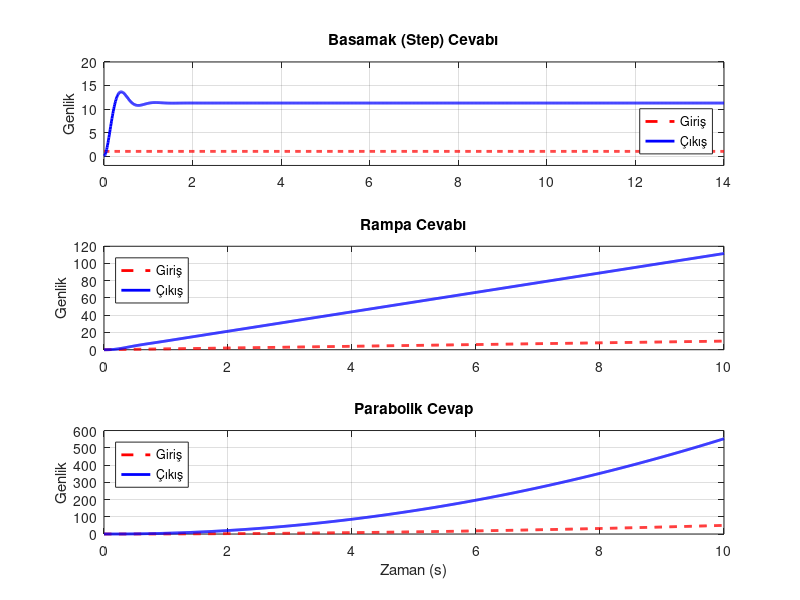

Write the MATLAB code that produced this figure.
clc; clear; close all; 

  

num = 2.31; 

den = [0.0025 0.02 0.205]; 

G = tf(num, den); 

  

t_step = 0:0.01:14; 

t_ramp = 0:0.01:10; 

  

u_step = ones(size(t_step)); 

u_ramp = t_ramp; 

u_parab = 0.5 * t_ramp.^2; 

  

[y_step, ~] = lsim(G, u_step, t_step); 

[y_ramp, ~] = lsim(G, u_ramp, t_ramp); 

[y_parab, ~] = lsim(G, u_parab, t_ramp); 

  

figure('Name', 'Açık Çevrim Analizi', 'Color', 'white'); 

  

subplot(3,1,1); 

plot(t_step, u_step, 'r--', 'LineWidth', 2); hold on; 

plot(t_step, y_step, 'b', 'LineWidth', 2); 

title('Basamak (Step) Cevabı'); 

ylabel('Genlik'); 

legend('Giriş', 'Çıkış', 'Location', 'SouthEast'); 

grid on; 

axis([0 14 -2 20]); 

  

subplot(3,1,2); 

plot(t_ramp, u_ramp, 'r--', 'LineWidth', 2); hold on; 

plot(t_ramp, y_ramp, 'b', 'LineWidth', 2); 

title('Rampa Cevabı'); 

ylabel('Genlik'); 

legend('Giriş', 'Çıkış', 'Location', 'NorthWest'); 

grid on; 

xlim([0 10]); 

  

subplot(3,1,3); 

plot(t_ramp, u_parab, 'r--', 'LineWidth', 2); hold on; 

plot(t_ramp, y_parab, 'b', 'LineWidth', 2); 

title('Parabolik Cevap'); 

xlabel('Zaman (s)'); ylabel('Genlik'); 

legend('Giriş', 'Çıkış', 'Location', 'NorthWest'); 

grid on; 

xlim([0 10]); 
